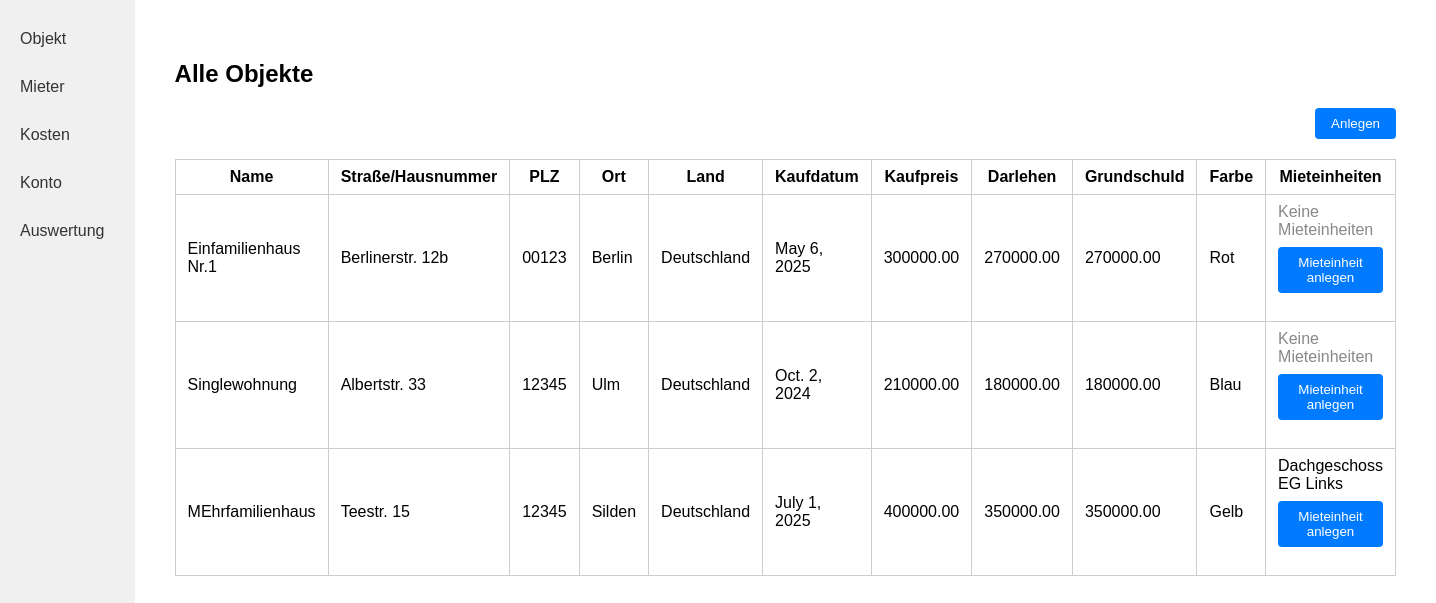
Before: / with the older database file.
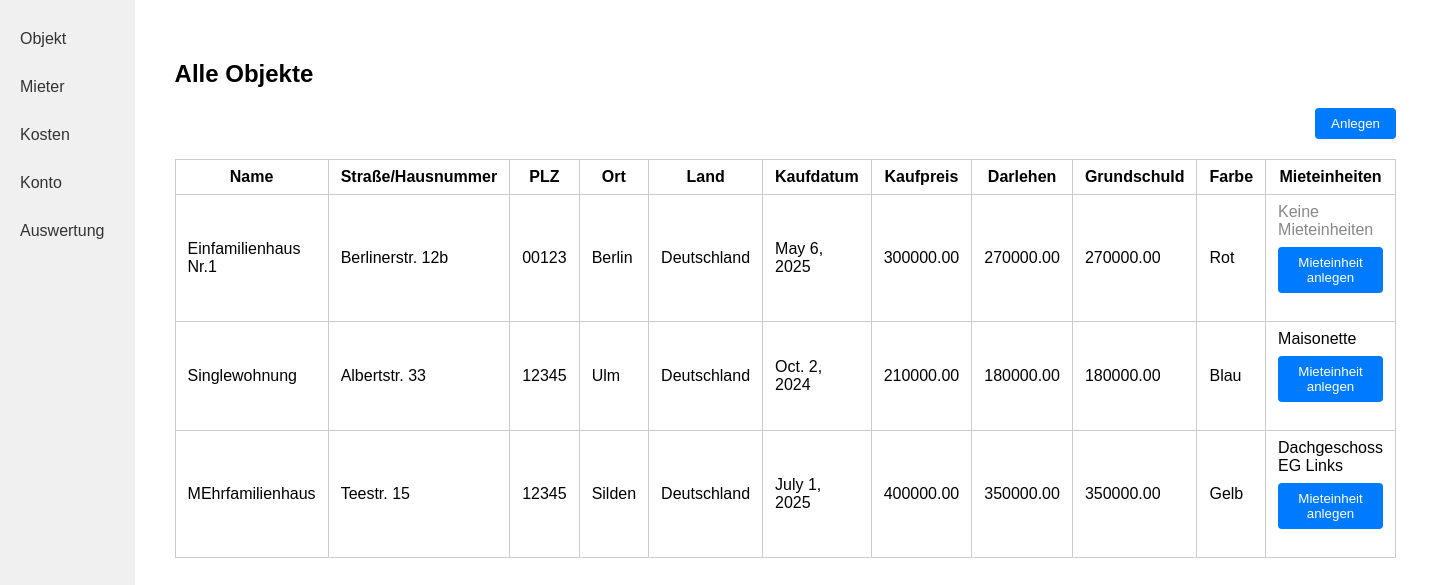
After: the same page with the newer database file.
### kostenpruefung_mietobjekte_app/models.py (models this page shows, shortened)
class Mietobjekt(models.Model):
    created_by = models.ForeignKey(User, on_delete=models.CASCADE, related_name="mietobjekte_created", null=True, blank=True)
    name = models.CharField(max_length=255)
    strasse_hausnummer = models.CharField(max_length=255)
    plz = models.CharField(max_length=10) # 2 - 10 characters (numbers and letters)
    ort = models.CharField(max_length=100)
    land = models.CharField(max_length=100)
    kaufdatum = models.DateField()
    kaufpreis = models.DecimalField(max_digits=10, decimal_places=2)
    darlehen = models.DecimalField(max_digits=10, decimal_places=2)
    grundschuld = models.DecimalField(max_digits=10, decimal_places=2)
    FARBE_CHOICES = [
        ('rot', 'Rot'),
        ('blau', 'Blau'),
        ('gruen', 'Grün'),
        ('gelb', 'Gelb'),
        ('schwarz', 'Schwarz'),
    ]
    farbe = models.CharField(max_length=20, choices=FARBE_CHOICES)

class Mieteinheit(models.Model):
    mietobjekt = models.ForeignKey(Mietobjekt, on_delete=models.CASCADE, related_name="mieteinheiten")
    name = models.CharField(max_length=255)

### kostenpruefung_mietobjekte_app/views.py (the view)
# urls.py: path('', objekt_index, name='objekt_index'),
def objekt_index(request):
    objekte = Mietobjekt.objects.all()
    return render(request, 'kostenpruefung_mietobjekte_app/objekt_index.html', {'objekte': objekte})

### kostenpruefung_mietobjekte_app/templates/kostenpruefung_mietobjekte_app/objekt_index.html (shortened to what this page needs)
{% load static %}
<!DOCTYPE html>
<html lang="de">
<head>
    <link rel="stylesheet" href="{% static 'kostenpruefung_mietobjekte_app/style.css' %}">
</head>
<body>
<div class="flex-container">
    <nav class="sidebar">
        <a class="sidebar-link" href="{% url 'objekt_index' %}">Objekt</a>
        <a class="sidebar-link" href="{% url 'mieter' %}">Mieter</a>
        <a class="sidebar-link" href="{% url 'rechnungen' %}">Kosten</a>
        <a class="sidebar-link" href="{% url 'konto' %}">Konto</a>
        <a class="sidebar-link" href="#">Auswertung</a>
    </nav>
    <div class="main-content">
        <h2>Alle Objekte</h2>
        <form action="{% url 'mietobjekt_create' %}" method="get" style="margin-bottom: 16px;">
            <button class="action-btn" type="submit">Anlegen</button>
        </form>
        <table class="object-table">
            <tr>
                <th>Name</th>
                <th>Straße/Hausnummer</th>
                <th>PLZ</th>
                <th>Ort</th>
                <th>Land</th>
                <th>Kaufdatum</th>
                <th>Kaufpreis</th>
                <th>Darlehen</th>
                <th>Grundschuld</th>
                <th>Farbe</th>
                <th>Mieteinheiten</th>
            </tr>
            {% for o in objekte %}
            <tr>
                <td>{{ o.name }}</td>
                <td>{{ o.strasse_hausnummer }}</td>
                <td>{{ o.plz }}</td>
                <td>{{ o.ort }}</td>
                <td>{{ o.land }}</td>
                <td>{{ o.kaufdatum }}</td>
                <td>{{ o.kaufpreis }}</td>
                <td>{{ o.darlehen }}</td>
                <td>{{ o.grundschuld }}</td>
                <td>{{ o.get_farbe_display }}</td>
                <td>
                    {% for einheit in o.mieteinheiten.all %}
                        {{ einheit.name }}<br>
                    {% empty %}
                        <span style="color: #888;">Keine Mieteinheiten</span><br>
                    {% endfor %}
                    <form action="{% url 'mieteinheit_create' o.id %}" method="get" style="margin-top: 8px;">
                        <button class="action-btn" type="submit">Mieteinheit anlegen</button>
                    </form>
                </td>
            </tr>
            {% empty %}
            <tr>
                <td colspan="11">Keine Objekte vorhanden.</td>
            </tr>
            {% endfor %}
        </table>
    </div>
</div>
</body>
</html>

Changed rows visible on the page:
shown differently, row unchanged: Mietobjekt "Singlewohnung": no longer shows "Keine Mieteinheiten"
added Mieteinheit: name "Maisonette", shown under Mietobjekt "Singlewohnung"
